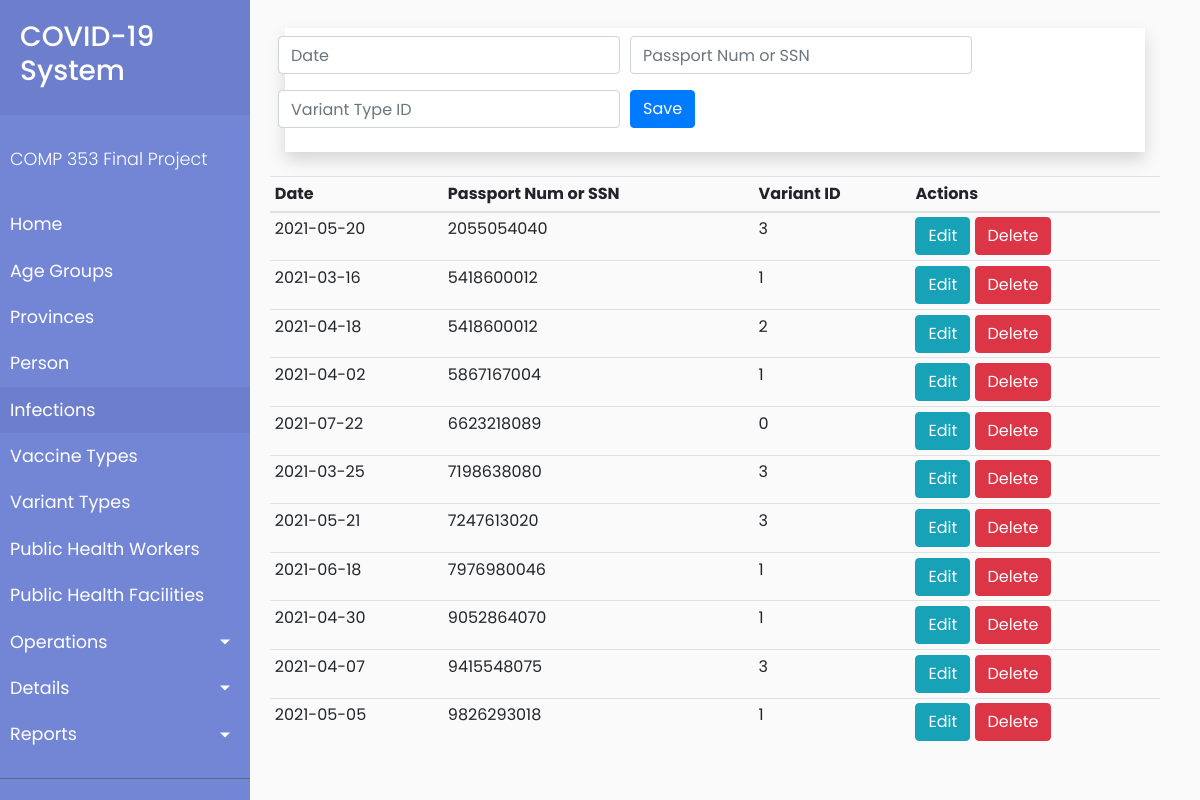
Page /client/infections.php on the committed database.
### tables this page shows
CREATE TABLE Infection (
  dateInfection DATE,
  passportNumOrSSN VARCHAR(10),
  variantTypeID INT,
  PRIMARY KEY(passportNumOrSSN, dateInfection),
  FOREIGN KEY (passportNumOrSSN) REFERENCES Person(passportNumOrSSN)
);

### client/processInfections.php (called while the page is built, shortened)
<?php
$update = false;
$dateInfection = '';
$passportNumOrSSN = '';
$variantTypeID = '';

### client/infections.php (the view, shortened to what this page needs)
<?php
    include('common/header.php');
?>
        <div id="content">
            <?php require_once 'processInfections.php'; ?>
            <div class="container">
                <div class="container mt-2 mb-4 p-2 shadow bg-white">
                    <div class="row justify-content-center">
                        <form action="processAgeGroup.php" method="POST">
                            <div class="form-row justify-center">
                                <div class="col-auto form-group">
                                    <input type="text" name="dateInfection" class="form-control" value="<?php echo $dateInfection; ?>" placeholder="Date">
                                </div>
                                <div class="col-auto form-group">
                                    <input type="text" name="passportNumOrSSN" class="form-control" value="<?php echo $passportNumOrSSN; ?>" placeholder="Passport Num or SSN">
                                </div>
                                <div class="col-auto form-group">
                                    <input type="text" name="variantTypeID" class="form-control" value="<?php echo $variantTypeID; ?>" placeholder="Variant Type ID">
                                </div>
                                <div class="col-auto form-group">
                                    <?php
                                    if ($update == true) :
                                    ?>
                                        <button type="submit" name="update" class="btn btn-info">Update</button>
                                    <?php else : ?>
                                        <button type="submit" name="save" class="btn btn-primary">Save</button>
                                    <?php endif; ?>
                                </div>
                        </form>
                    </div>
                </div>
            </div>
            <?php
            $mysqli = new mysqli('c353.c9ohujn2mpyl.us-east-1.rds.amazonaws.com', 'admin', 'hello123', 'PROJECT') or die(mysqli_error($mysqli));
            $result = $mysqli->query("SELECT * FROM Infection") or die($mysqli->error);
            ?>
            <div class="row justify-content-center">
                <table class="table table-sm">
                    <thead>
                        <tr>
                            <th>Date</th>
                            <th>Passport Num or SSN</th>
                            <th>Variant ID</th>
                            <th colspan=2>Actions</th>
                        </tr>
                    </thead>
                    <?php while ($row = $result->fetch_assoc()) : ?>
                        <tr>
                            <td><?php echo $row['dateInfection']; ?></td>
                            <td><?php echo $row['passportNumOrSSN']; ?></td>
                            <td><?php echo $row['variantTypeID']; ?></td>
                            <td>
                                <a href="infections.php?edit=1&passportNumOrSSN=<?php echo $row['passportNumOrSSN']; ?>&dateInfection=<?php echo $row['dateInfection']; ?>" class="btn btn-info"> Edit </a>
                                <a href="processInfections.php?delete=<?php echo $row['passportNumOrSSN']; ?>" class="btn btn-danger"> Delete </a>
                            </td>
                        </tr>
                    <?php endwhile; ?>
                </table>
            </div>
            </div>
        </div>
<?php
    include('common/footer.php');
?>

### client/index.css (style rules this page uses)
body { font-family: "Poppins", sans-serif; background: #fafafa; }
a, a:hover, a:focus { color: inherit; text-decoration: none; transition: all 0.3s; }
#content { width: calc(100% - 250px); padding: 20px 40px 40px 20px; min-height: 100vh; transition: all 0.3s; position: absolute; top: 0; right: 0; }

### rows in the picture
infection: dateInfection "2021-05-20", passportNumOrSSN "2055054040", variantTypeID "3"
infection: dateInfection "2021-03-16", passportNumOrSSN "5418600012", variantTypeID "1"
infection: dateInfection "2021-04-18", passportNumOrSSN "5418600012", variantTypeID "2"
infection: dateInfection "2021-04-02", passportNumOrSSN "5867167004", variantTypeID "1"
infection: dateInfection "2021-07-22", passportNumOrSSN "6623218089", variantTypeID "0"
infection: dateInfection "2021-03-25", passportNumOrSSN "7198638080", variantTypeID "3"
infection: dateInfection "2021-05-21", passportNumOrSSN "7247613020", variantTypeID "3"
infection: dateInfection "2021-06-18", passportNumOrSSN "7976980046", variantTypeID "1"
infection: dateInfection "2021-04-30", passportNumOrSSN "9052864070", variantTypeID "1"
infection: dateInfection "2021-04-07", passportNumOrSSN "9415548075", variantTypeID "3"
infection: dateInfection "2021-05-05", passportNumOrSSN "9826293018", variantTypeID "1"
